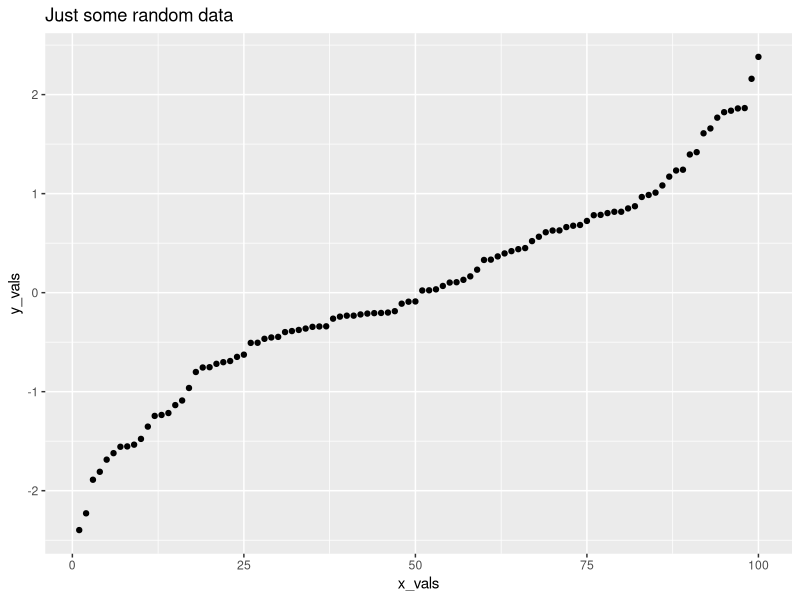

Recreate this plot in R.
## ---- chunk 1
library(ggplot2)
x_vals <- seq(1, 100)
y_vals <- sort(rnorm(100))
mean.y <- mean(y_vals)
sd.y <- sd(y_vals)
## ---- chunk 2
print("This is the mean of the y values: ")
print(format(mean.y))
print("This is the standard deviation of the y values: ")
print(toString(sd.y))
ggplot(data = NULL, mapping = aes(x_vals, y_vals)) + geom_point() + ggtitle("Just some random data")
